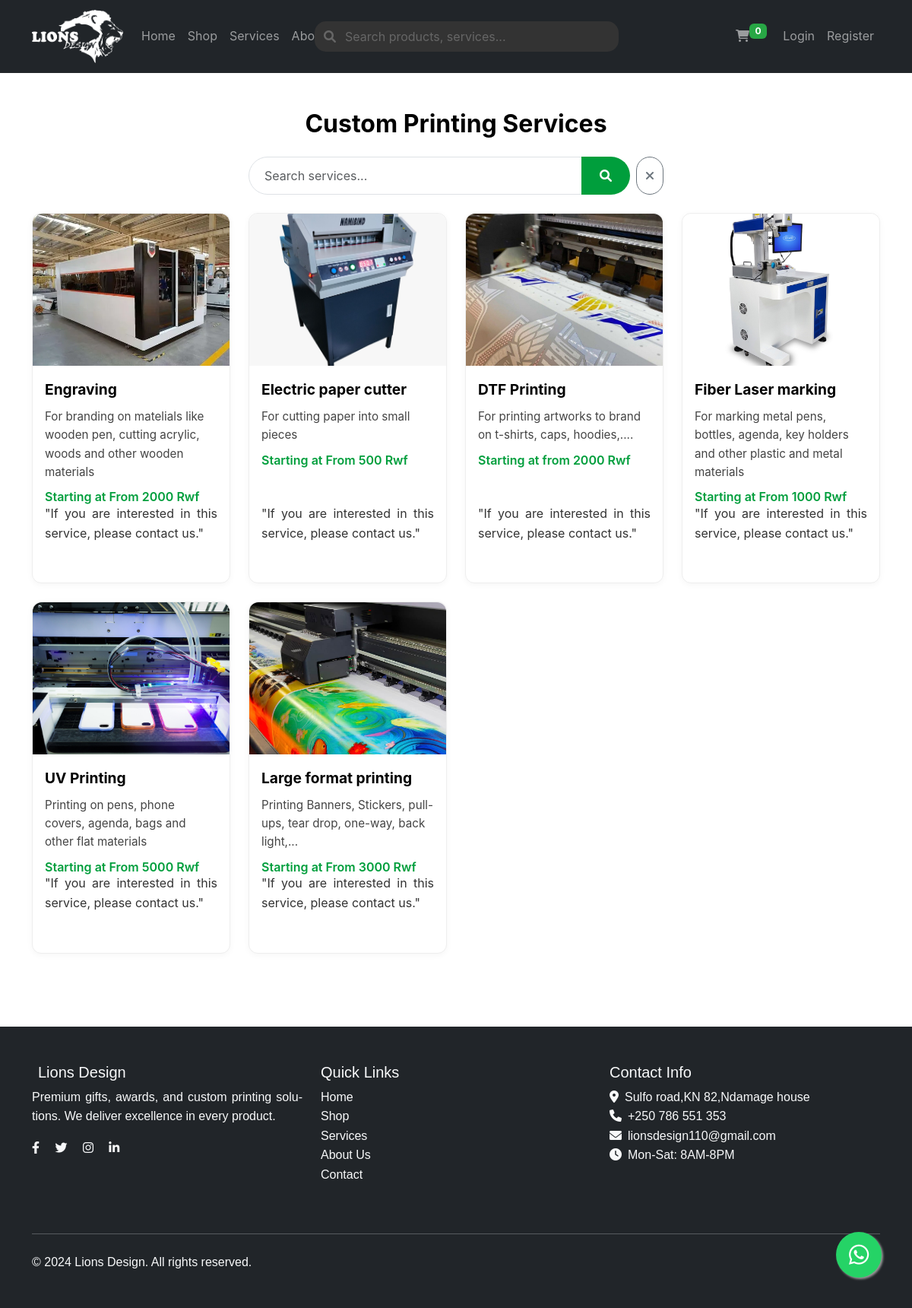
/services.php, run on the app's committed database.
### tables this page shows
CREATE TABLE `services` (
  `id` int(11) NOT NULL,
  `title` varchar(255) NOT NULL,
  `description` text DEFAULT NULL,
  `image` varchar(255) DEFAULT NULL,
  `price` varchar(100) DEFAULT NULL,
  `created_at` timestamp NOT NULL DEFAULT current_timestamp(),
  `updated_at` timestamp NOT NULL DEFAULT current_timestamp() ON UPDATE current_timestamp()
);

### services.php (the view, shortened to what this page needs)
<?php
require_once 'config/database.php';
$search_param = isset($_GET['search']) ? trim($_GET['search']) : '';
$stmt = $conn->prepare('SELECT * FROM services ORDER BY id DESC');
$stmt->execute();
$services = $stmt->fetchAll(PDO::FETCH_ASSOC);
?>
<!DOCTYPE html>
<html lang="en">
<head>
    <link href="https://cdn.jsdelivr.net/npm/bootstrap@5.3.0/dist/css/bootstrap.min.css" rel="stylesheet">
    <link rel="stylesheet" href="assets/css/style.css">
    <link href="https://cdnjs.cloudflare.com/ajax/libs/font-awesome/6.0.0/css/all.min.css" rel="stylesheet">
</head>
<body>
<?php include 'includes/header.php'; ?>
<div class="container py-5">
    <h2 class="mb-4 text-center" style="font-weight:700;">Custom Printing Services</h2>
    <div class="row justify-content-center mb-4">
        <div class="col-md-8 col-lg-6">
            <div class="input-group">
                <input type="text" class="form-control" id="searchInput"
                       placeholder="Search services..."
                       onkeyup="searchServices()"
                       value="<?= htmlspecialchars($search_param) ?>"
                       style="border-radius: 25px 0 0 25px; padding: 12px 20px;">
                <button class="btn btn-request px-4" type="button" onclick="searchServices()" style="border-radius: 0 25px 25px 0;">
                    <i class="fas fa-search"></i>
                </button>
                <button class="btn btn-outline-secondary ms-2" type="button" onclick="clearSearch()" style="border-radius: 25px;" title="Clear search">
                    <i class="fas fa-times"></i>
                </button>
            </div>
        </div>
    </div>
    <div id="servicesDisplay">
        <div class="row g-4">
            <?php foreach ($services as $service): ?>
                <div class="col-md-4 col-lg-3">
                    <div class="service-card h-100 d-flex flex-column">
                        <img src="<?= htmlspecialchars($service['image']) ?>" class="service-img" alt="<?= htmlspecialchars($service['title']) ?>">
                        <div class="p-3 flex-grow-1 d-flex flex-column">
                            <div class="service-title mb-2"><?= htmlspecialchars($service['title']) ?></div>
                            <div class="mb-2" style="font-size:0.95rem; color:#444;">
                                <?= nl2br(htmlspecialchars($service['description'])) ?>
                            </div>
                            <div class="service-price mb-3">Starting at <?= htmlspecialchars($service['price']) ?></div>
                            <div class="mt-auto">
                               <p style="position: relative; bottom: 20px;color:#333;">"If you are interested in this service, please contact us." </p>
                            </div>
                        </div>
                    </div>
                </div>
            <?php endforeach; ?>
        </div>
    </div>
</div>
<?php include 'includes/footer.php'; ?>
</body>
</html>

### assets/css/style.css (style rules this page uses)
:root { --primary-color: #000000; --secondary-color: #ffffff; --success-color: #28a745; --warning-color: #ffc107; --danger-color: #dc3545; --light-gray: #f8f9fa; --dark-gray: #343a40; }
body { font-family: 'Geist', 'Inter', 'Segoe UI', Arial, sans-serif !important; line-height: 1.6; color: var(--primary-color); }
p { text-align: justify; text-justify: inter-word; hyphens: auto; }
.lead, section p, .container p { text-align: justify !important; text-justify: inter-word; hyphens: auto; }

### services.php (style rules this page uses)
.service-card { border: 1px solid #eee; border-radius: 12px; box-shadow: 0 2px 8px rgba(0,0,0,0.04); transition: box-shadow .2s; background: #fff; }
.service-img { width: 100%; height: 200px; object-fit: cover; border-radius: 12px 12px 0 0; }
.service-title { font-weight: 700; font-size: 1.2rem; }
.service-price { color: #009e3c; font-weight: 600; }
.btn-request { background: #009e3c; color: #fff; border: none; font-weight: 600; }

### includes/header.php (style rules this page uses)
body, html { font-family: 'Geist', 'Geist Variable', 'Geist Mono', 'Geist Mono Variable', -apple-system, BlinkMacSystemFont, 'Segoe UI', Roboto, 'Helvetica Neue', Arial, sans-serif !important; }

### data on the page
services: image (picture), title "Engraving", description "For branding on matelials like wooden pen, cutting acrylic, woods and other wooden materials", price "From 2000 Rwf"
services: image (picture), title "Electric paper cutter", description "For cutting paper into small pieces", price "From 500 Rwf"
services: image (picture), title "DTF Printing", description "For printing artworks to brand on t-shirts, caps, hoodies,....", price "from 2000 Rwf"
services: image (picture), title "Fiber Laser marking", description "For marking metal pens, bottles, agenda, key holders and other plastic and metal materials", price "From 1000 Rwf"
services: image (picture), title "UV Printing", description "Printing on pens, phone covers, agenda, bags and other flat materials", price "From 5000 Rwf"
services: image (picture), title "Large format printing", description "Printing Banners, Stickers, pull-ups, tear drop, one-way, back light,...", price "From 3000 Rwf"
